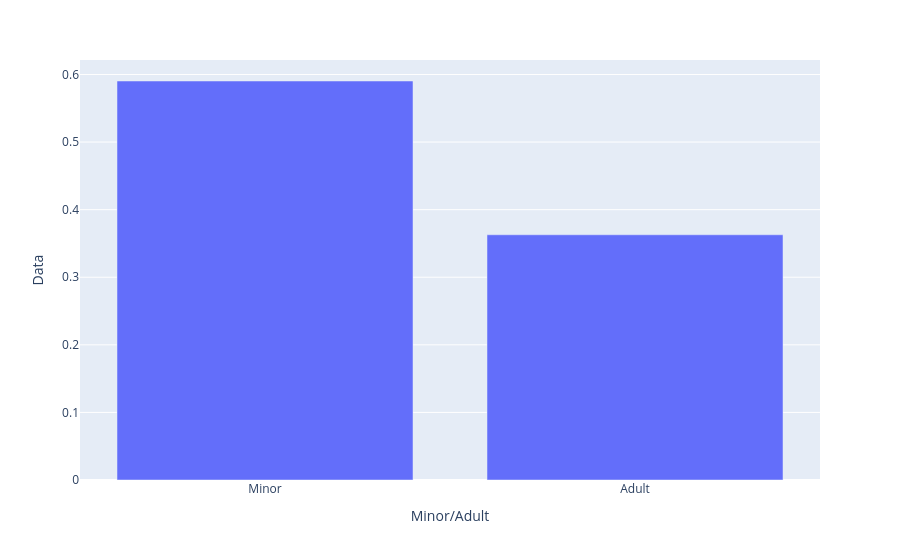

The cell this chart's notebook holds for it:
### Markdown cell above
> The age distribution for survivors and deceased is actually very similar. One notable difference is that, of the survivors, a larger proportion were children. The passengers evidently made an attempt to save children by giving them a place on the life rafts.

### Code cell
temp=train[['Age','Survived']]
a=temp.loc[(temp['Age']<16) & (temp['Survived'] == 1)]['Survived'].sum()/len(temp.loc[(temp['Age']<16)]['Survived'])
b=temp.loc[(temp['Age']>16) & (temp['Survived'] == 1)]['Survived'].sum()/len(temp.loc[(temp['Age']>16)]['Survived'])
temp=pd.DataFrame([[a,'Minor'],[b,'Adult']],columns=['Data', 'Minor/Adult'])
px.bar(temp,y='Data',x='Minor/Adult')

### Figure 1 — Plotly figure (JSON) as saved in the notebook; plotly's stock layout.template omitted (floating-point values rounded to 4 significant figures)
{"data": [{"alignmentgroup": "True", "hovertemplate": "Minor/Adult=%{x}<br>Data=%{y}<extra></extra>", "legendgroup": "", "marker": {"color": "#636efa", "pattern": {"shape": ""}}, "name": "", "offsetgroup": "", "orientation": "v", "showlegend": false, "textposition": "auto", "type": "bar", "x": ["Minor", "Adult"], "xaxis": "x", "y": [0.5904, 0.3628], "yaxis": "y"}], "layout": {"barmode": "relative", "legend": {"tracegroupgap": 0}, "margin": {"t": 60}, "xaxis": {"anchor": "y", "domain": [0.0, 1.0], "title": {"text": "Minor/Adult"}}, "yaxis": {"anchor": "x", "domain": [0.0, 1.0], "title": {"text": "Data"}}}}
